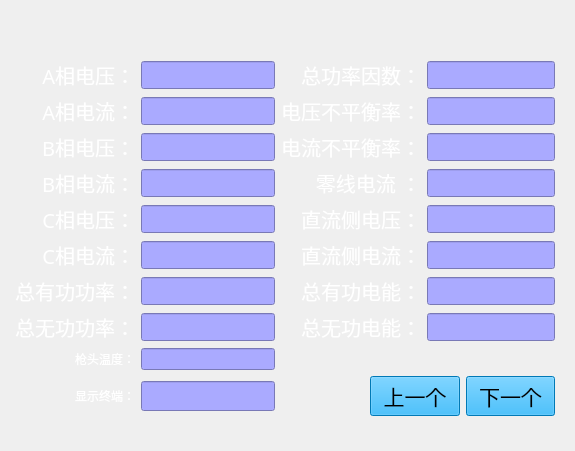
<?xml version="1.0" encoding="UTF-8"?>
<ui version="4.0">
 <class>TerminalInformation</class>
 <widget class="QWidget" name="TerminalInformation">
  <property name="geometry">
   <rect>
    <x>0</x>
    <y>0</y>
    <width>575</width>
    <height>451</height>
   </rect>
  </property>
  <property name="windowTitle">
   <string>Form</string>
  </property>
  <property name="styleSheet">
   <string notr="true"/>
  </property>
  <layout class="QHBoxLayout" name="horizontalLayout_5">
   <property name="sizeConstraint">
    <enum>QLayout::SetMinAndMaxSize</enum>
   </property>
   <property name="leftMargin">
    <number>0</number>
   </property>
   <property name="rightMargin">
    <number>20</number>
   </property>
   <item>
    <layout class="QVBoxLayout" name="verticalLayout_2" stretch="2,11,1">
     <property name="sizeConstraint">
      <enum>QLayout::SetMinAndMaxSize</enum>
     </property>
     <item>
      <spacer name="verticalSpacer_2">
       <property name="orientation">
        <enum>Qt::Vertical</enum>
       </property>
       <property name="sizeHint" stdset="0">
        <size>
         <width>20</width>
         <height>40</height>
        </size>
       </property>
      </spacer>
     </item>
     <item>
      <layout class="QVBoxLayout" name="verticalLayout" stretch="13,1,2">
       <property name="sizeConstraint">
        <enum>QLayout::SetMinAndMaxSize</enum>
       </property>
       <item>
        <layout class="QHBoxLayout" name="horizontalLayout" stretch="1,1">
         <property name="sizeConstraint">
          <enum>QLayout::SetMinAndMaxSize</enum>
         </property>
         <item>
          <layout class="QGridLayout" name="gridLayout" columnstretch="1,1">
           <property name="sizeConstraint">
            <enum>QLayout::SetMinAndMaxSize</enum>
           </property>
           <item row="3" column="1">
            <widget class="QLineEdit" name="showBPhaseElectricity">
             <property name="sizePolicy">
              <sizepolicy hsizetype="Preferred" vsizetype="Preferred">
               <horstretch>0</horstretch>
               <verstretch>0</verstretch>
              </sizepolicy>
             </property>
             <property name="maximumSize">
              <size>
               <width>16777215</width>
               <height>28</height>
              </size>
             </property>
             <property name="styleSheet">
              <string notr="true">font: 15pt &quot;Adobe Arabic&quot;;
background-color: rgb(170, 170, 255);</string>
             </property>
             <property name="readOnly">
              <bool>true</bool>
             </property>
            </widget>
           </item>
           <item row="1" column="0">
            <widget class="QLabel" name="labelAPhaseElectricity">
             <property name="font">
              <font>
               <family>Sans Serif</family>
               <pointsize>15</pointsize>
               <weight>50</weight>
               <italic>false</italic>
               <bold>false</bold>
              </font>
             </property>
             <property name="styleSheet">
              <string notr="true">font: 15pt &quot;Sans Serif&quot;;
color: rgb(255, 255, 255);</string>
             </property>
             <property name="text">
              <string>A相电流：</string>
             </property>
             <property name="alignment">
              <set>Qt::AlignRight|Qt::AlignTrailing|Qt::AlignVCenter</set>
             </property>
            </widget>
           </item>
           <item row="7" column="0">
            <widget class="QLabel" name="labelTotalReactivePower">
             <property name="font">
              <font>
               <family>Sans Serif</family>
               <pointsize>15</pointsize>
               <weight>50</weight>
               <italic>false</italic>
               <bold>false</bold>
              </font>
             </property>
             <property name="styleSheet">
              <string notr="true">font: 15pt &quot;Sans Serif&quot;;
color: rgb(255, 255, 255);</string>
             </property>
             <property name="text">
              <string>总无功功率：</string>
             </property>
             <property name="alignment">
              <set>Qt::AlignRight|Qt::AlignTrailing|Qt::AlignVCenter</set>
             </property>
            </widget>
           </item>
           <item row="7" column="1">
            <widget class="QLineEdit" name="showTotalReactivePower">
             <property name="sizePolicy">
              <sizepolicy hsizetype="Preferred" vsizetype="Preferred">
               <horstretch>0</horstretch>
               <verstretch>0</verstretch>
              </sizepolicy>
             </property>
             <property name="maximumSize">
              <size>
               <width>16777215</width>
               <height>28</height>
              </size>
             </property>
             <property name="styleSheet">
              <string notr="true">font: 15pt &quot;Adobe Arabic&quot;;
background-color: rgb(170, 170, 255);</string>
             </property>
             <property name="readOnly">
              <bool>true</bool>
             </property>
            </widget>
           </item>
           <item row="5" column="0">
            <widget class="QLabel" name="labelCPhaseElectricity">
             <property name="font">
              <font>
               <family>Sans Serif</family>
               <pointsize>15</pointsize>
               <weight>50</weight>
               <italic>false</italic>
               <bold>false</bold>
              </font>
             </property>
             <property name="styleSheet">
              <string notr="true">font: 15pt &quot;Sans Serif&quot;;
color: rgb(255, 255, 255);</string>
             </property>
             <property name="text">
              <string>C相电流：</string>
             </property>
             <property name="alignment">
              <set>Qt::AlignRight|Qt::AlignTrailing|Qt::AlignVCenter</set>
             </property>
            </widget>
           </item>
           <item row="0" column="1">
            <widget class="QLineEdit" name="showAPhaseVoltage">
             <property name="sizePolicy">
              <sizepolicy hsizetype="Preferred" vsizetype="Preferred">
               <horstretch>0</horstretch>
               <verstretch>0</verstretch>
              </sizepolicy>
             </property>
             <property name="maximumSize">
              <size>
               <width>16777215</width>
               <height>28</height>
              </size>
             </property>
             <property name="styleSheet">
              <string notr="true">
font: 15pt &quot;Adobe Arabic&quot;;
background-color: rgb(170, 170, 255);</string>
             </property>
             <property name="text">
              <string/>
             </property>
             <property name="readOnly">
              <bool>true</bool>
             </property>
            </widget>
           </item>
           <item row="6" column="0">
            <widget class="QLabel" name="labelTotalActivePower">
             <property name="font">
              <font>
               <family>Sans Serif</family>
               <pointsize>15</pointsize>
               <weight>50</weight>
               <italic>false</italic>
               <bold>false</bold>
              </font>
             </property>
             <property name="styleSheet">
              <string notr="true">font: 15pt &quot;Sans Serif&quot;;
color: rgb(255, 255, 255);</string>
             </property>
             <property name="text">
              <string>总有功功率：</string>
             </property>
             <property name="alignment">
              <set>Qt::AlignRight|Qt::AlignTrailing|Qt::AlignVCenter</set>
             </property>
            </widget>
           </item>
           <item row="3" column="0">
            <widget class="QLabel" name="labelBPhaseElectricity">
             <property name="font">
              <font>
               <family>Sans Serif</family>
               <pointsize>15</pointsize>
               <weight>50</weight>
               <italic>false</italic>
               <bold>false</bold>
              </font>
             </property>
             <property name="styleSheet">
              <string notr="true">font: 15pt &quot;Sans Serif&quot;;
color: rgb(255, 255, 255);</string>
             </property>
             <property name="text">
              <string>B相电流：</string>
             </property>
             <property name="alignment">
              <set>Qt::AlignRight|Qt::AlignTrailing|Qt::AlignVCenter</set>
             </property>
            </widget>
           </item>
           <item row="5" column="1">
            <widget class="QLineEdit" name="showCPhaseElectricity">
             <property name="sizePolicy">
              <sizepolicy hsizetype="Preferred" vsizetype="Preferred">
               <horstretch>0</horstretch>
               <verstretch>0</verstretch>
              </sizepolicy>
             </property>
             <property name="maximumSize">
              <size>
               <width>16777215</width>
               <height>28</height>
              </size>
             </property>
             <property name="styleSheet">
              <string notr="true">font: 15pt &quot;Adobe Arabic&quot;;
background-color: rgb(170, 170, 255);</string>
             </property>
             <property name="readOnly">
              <bool>true</bool>
             </property>
            </widget>
           </item>
           <item row="0" column="0">
            <widget class="QLabel" name="labelAPhaseVoltage">
             <property name="font">
              <font>
               <family>Sans Serif</family>
               <pointsize>15</pointsize>
               <weight>50</weight>
               <italic>false</italic>
               <bold>false</bold>
              </font>
             </property>
             <property name="styleSheet">
              <string notr="true">font: 15pt &quot;Sans Serif&quot;;
color: rgb(255, 255, 255);</string>
             </property>
             <property name="text">
              <string>A相电压：</string>
             </property>
             <property name="alignment">
              <set>Qt::AlignRight|Qt::AlignTrailing|Qt::AlignVCenter</set>
             </property>
            </widget>
           </item>
           <item row="2" column="1">
            <widget class="QLineEdit" name="showBPhaseVoltage">
             <property name="sizePolicy">
              <sizepolicy hsizetype="Preferred" vsizetype="Preferred">
               <horstretch>0</horstretch>
               <verstretch>0</verstretch>
              </sizepolicy>
             </property>
             <property name="maximumSize">
              <size>
               <width>16777215</width>
               <height>28</height>
              </size>
             </property>
             <property name="styleSheet">
              <string notr="true">font: 15pt &quot;Adobe Arabic&quot;;
background-color: rgb(170, 170, 255);</string>
             </property>
             <property name="readOnly">
              <bool>true</bool>
             </property>
            </widget>
           </item>
           <item row="1" column="1">
            <widget class="QLineEdit" name="showAPhaseElectricity">
             <property name="sizePolicy">
              <sizepolicy hsizetype="Preferred" vsizetype="Preferred">
               <horstretch>0</horstretch>
               <verstretch>0</verstretch>
              </sizepolicy>
             </property>
             <property name="maximumSize">
              <size>
               <width>16777215</width>
               <height>28</height>
              </size>
             </property>
             <property name="acceptDrops">
              <bool>true</bool>
             </property>
             <property name="styleSheet">
              <string notr="true">font: 15pt &quot;Adobe Arabic&quot;;
background-color: rgb(170, 170, 255);</string>
             </property>
             <property name="text">
              <string/>
             </property>
             <property name="readOnly">
              <bool>true</bool>
             </property>
            </widget>
           </item>
           <item row="6" column="1">
            <widget class="QLineEdit" name="showTotalActivePower">
             <property name="sizePolicy">
              <sizepolicy hsizetype="Preferred" vsizetype="Preferred">
               <horstretch>0</horstretch>
               <verstretch>0</verstretch>
              </sizepolicy>
             </property>
             <property name="maximumSize">
              <size>
               <width>16777215</width>
               <height>28</height>
              </size>
             </property>
             <property name="styleSheet">
              <string notr="true">font: 15pt &quot;Adobe Arabic&quot;;
background-color: rgb(170, 170, 255);</string>
             </property>
             <property name="readOnly">
              <bool>true</bool>
             </property>
            </widget>
           </item>
           <item row="2" column="0">
            <widget class="QLabel" name="labelBPhaseVoltage">
             <property name="font">
              <font>
               <family>Sans Serif</family>
               <pointsize>15</pointsize>
               <weight>50</weight>
               <italic>false</italic>
               <bold>false</bold>
              </font>
             </property>
             <property name="styleSheet">
              <string notr="true">font: 15pt &quot;Sans Serif&quot;;
color: rgb(255, 255, 255);</string>
             </property>
             <property name="text">
              <string>B相电压：</string>
             </property>
             <property name="alignment">
              <set>Qt::AlignRight|Qt::AlignTrailing|Qt::AlignVCenter</set>
             </property>
            </widget>
           </item>
           <item row="4" column="1">
            <widget class="QLineEdit" name="showCPhaseVoltage">
             <property name="sizePolicy">
              <sizepolicy hsizetype="Preferred" vsizetype="Preferred">
               <horstretch>0</horstretch>
               <verstretch>0</verstretch>
              </sizepolicy>
             </property>
             <property name="maximumSize">
              <size>
               <width>16777215</width>
               <height>28</height>
              </size>
             </property>
             <property name="styleSheet">
              <string notr="true">font: 15pt &quot;Adobe Arabic&quot;;
background-color: rgb(170, 170, 255);</string>
             </property>
             <property name="readOnly">
              <bool>true</bool>
             </property>
            </widget>
           </item>
           <item row="4" column="0">
            <widget class="QLabel" name="labelCPhaseVoltage">
             <property name="font">
              <font>
               <family>Sans Serif</family>
               <pointsize>15</pointsize>
               <weight>50</weight>
               <italic>false</italic>
               <bold>false</bold>
              </font>
             </property>
             <property name="styleSheet">
              <string notr="true">font: 15pt &quot;Sans Serif&quot;;
color: rgb(255, 255, 255);</string>
             </property>
             <property name="text">
              <string>C相电压：</string>
             </property>
             <property name="alignment">
              <set>Qt::AlignRight|Qt::AlignTrailing|Qt::AlignVCenter</set>
             </property>
            </widget>
           </item>
           <item row="8" column="0">
            <widget class="QLabel" name="labelshowGunTemperature">
             <property name="styleSheet">
              <string notr="true">font: 15pt &quot;Sans Serif&quot;;
color: rgb(255, 255, 255);</string>
             </property>
             <property name="text">
              <string>枪头温度：</string>
             </property>
             <property name="alignment">
              <set>Qt::AlignRight|Qt::AlignTrailing|Qt::AlignVCenter</set>
             </property>
            </widget>
           </item>
           <item row="8" column="1">
            <widget class="QLineEdit" name="showGunTemperature">
             <property name="sizePolicy">
              <sizepolicy hsizetype="Preferred" vsizetype="Preferred">
               <horstretch>0</horstretch>
               <verstretch>0</verstretch>
              </sizepolicy>
             </property>
             <property name="maximumSize">
              <size>
               <width>16777215</width>
               <height>28</height>
              </size>
             </property>
             <property name="styleSheet">
              <string notr="true">font: 15pt &quot;Adobe Arabic&quot;;
background-color: rgb(170, 170, 255);</string>
             </property>
             <property name="readOnly">
              <bool>true</bool>
             </property>
            </widget>
           </item>
          </layout>
         </item>
         <item>
          <layout class="QGridLayout" name="gridLayout_2" columnstretch="1,1">
           <property name="sizeConstraint">
            <enum>QLayout::SetMinAndMaxSize</enum>
           </property>
           <item row="4" column="0">
            <widget class="QLabel" name="labelDCSideVoltage">
             <property name="font">
              <font>
               <family>Sans Serif</family>
               <pointsize>15</pointsize>
               <weight>50</weight>
               <italic>false</italic>
               <bold>false</bold>
              </font>
             </property>
             <property name="styleSheet">
              <string notr="true">font: 15pt &quot;Sans Serif&quot;;
color: rgb(255, 255, 255);</string>
             </property>
             <property name="text">
              <string>直流侧电压：</string>
             </property>
             <property name="alignment">
              <set>Qt::AlignRight|Qt::AlignTrailing|Qt::AlignVCenter</set>
             </property>
            </widget>
           </item>
           <item row="5" column="0">
            <widget class="QLabel" name="labelDCSideElectricity">
             <property name="font">
              <font>
               <family>Sans Serif</family>
               <pointsize>15</pointsize>
               <weight>50</weight>
               <italic>false</italic>
               <bold>false</bold>
              </font>
             </property>
             <property name="styleSheet">
              <string notr="true">font: 15pt &quot;Sans Serif&quot;;
color: rgb(255, 255, 255);</string>
             </property>
             <property name="text">
              <string>直流侧电流：</string>
             </property>
             <property name="alignment">
              <set>Qt::AlignRight|Qt::AlignTrailing|Qt::AlignVCenter</set>
             </property>
            </widget>
           </item>
           <item row="2" column="1">
            <widget class="QLineEdit" name="showElectricityUnbalanceRate">
             <property name="sizePolicy">
              <sizepolicy hsizetype="Preferred" vsizetype="Preferred">
               <horstretch>0</horstretch>
               <verstretch>0</verstretch>
              </sizepolicy>
             </property>
             <property name="maximumSize">
              <size>
               <width>16777215</width>
               <height>28</height>
              </size>
             </property>
             <property name="styleSheet">
              <string notr="true">font: 15pt &quot;Adobe Arabic&quot;;
background-color: rgb(170, 170, 255);</string>
             </property>
             <property name="readOnly">
              <bool>true</bool>
             </property>
            </widget>
           </item>
           <item row="0" column="0">
            <widget class="QLabel" name="labelTotalPowerFactor">
             <property name="font">
              <font>
               <family>Sans Serif</family>
               <pointsize>15</pointsize>
               <weight>50</weight>
               <italic>false</italic>
               <bold>false</bold>
              </font>
             </property>
             <property name="styleSheet">
              <string notr="true">font: 15pt &quot;Sans Serif&quot;;
color: rgb(255, 255, 255);</string>
             </property>
             <property name="text">
              <string>总功率因数：</string>
             </property>
             <property name="alignment">
              <set>Qt::AlignRight|Qt::AlignTrailing|Qt::AlignVCenter</set>
             </property>
            </widget>
           </item>
           <item row="3" column="0">
            <widget class="QLabel" name="labelNeutralLineElectricity">
             <property name="font">
              <font>
               <family>Sans Serif</family>
               <pointsize>15</pointsize>
               <weight>50</weight>
               <italic>false</italic>
               <bold>false</bold>
              </font>
             </property>
             <property name="styleSheet">
              <string notr="true">font: 15pt &quot;Sans Serif&quot;;
color: rgb(255, 255, 255);</string>
             </property>
             <property name="text">
              <string>零线电流 ：</string>
             </property>
             <property name="alignment">
              <set>Qt::AlignRight|Qt::AlignTrailing|Qt::AlignVCenter</set>
             </property>
            </widget>
           </item>
           <item row="5" column="1">
            <widget class="QLineEdit" name="showDCSideElectricity">
             <property name="sizePolicy">
              <sizepolicy hsizetype="Preferred" vsizetype="Preferred">
               <horstretch>0</horstretch>
               <verstretch>0</verstretch>
              </sizepolicy>
             </property>
             <property name="maximumSize">
              <size>
               <width>16777215</width>
               <height>28</height>
              </size>
             </property>
             <property name="styleSheet">
              <string notr="true">font: 15pt &quot;Adobe Arabic&quot;;
background-color: rgb(170, 170, 255);</string>
             </property>
             <property name="readOnly">
              <bool>true</bool>
             </property>
            </widget>
           </item>
           <item row="6" column="0">
            <widget class="QLabel" name="labelTotalActiveEnergy">
             <property name="font">
              <font>
               <family>Sans Serif</family>
               <pointsize>15</pointsize>
               <weight>50</weight>
               <italic>false</italic>
               <bold>false</bold>
              </font>
             </property>
             <property name="styleSheet">
              <string notr="true">font: 15pt &quot;Sans Serif&quot;;
color: rgb(255, 255, 255);</string>
             </property>
             <property name="text">
              <string>总有功电能：</string>
             </property>
             <property name="alignment">
              <set>Qt::AlignRight|Qt::AlignTrailing|Qt::AlignVCenter</set>
             </property>
            </widget>
           </item>
           <item row="6" column="1">
            <widget class="QLineEdit" name="showTotalActiveEnergy">
             <property name="sizePolicy">
              <sizepolicy hsizetype="Preferred" vsizetype="Preferred">
               <horstretch>0</horstretch>
               <verstretch>0</verstretch>
              </sizepolicy>
             </property>
             <property name="maximumSize">
              <size>
               <width>16777215</width>
               <height>28</height>
              </size>
             </property>
             <property name="styleSheet">
              <string notr="true">font: 15pt &quot;Adobe Arabic&quot;;
background-color: rgb(170, 170, 255);</string>
             </property>
             <property name="readOnly">
              <bool>true</bool>
             </property>
            </widget>
           </item>
           <item row="4" column="1">
            <widget class="QLineEdit" name="showDCSideVoltage">
             <property name="sizePolicy">
              <sizepolicy hsizetype="Preferred" vsizetype="Preferred">
               <horstretch>0</horstretch>
               <verstretch>0</verstretch>
              </sizepolicy>
             </property>
             <property name="maximumSize">
              <size>
               <width>16777215</width>
               <height>28</height>
              </size>
             </property>
             <property name="styleSheet">
              <string notr="true">font: 15pt &quot;Adobe Arabic&quot;;
background-color: rgb(170, 170, 255);</string>
             </property>
             <property name="readOnly">
              <bool>true</bool>
             </property>
            </widget>
           </item>
           <item row="2" column="0">
            <widget class="QLabel" name="labelElectricityUnbalanceRate">
             <property name="font">
              <font>
               <family>Sans Serif</family>
               <pointsize>15</pointsize>
               <weight>50</weight>
               <italic>false</italic>
               <bold>false</bold>
              </font>
             </property>
             <property name="styleSheet">
              <string notr="true">font: 15pt &quot;Sans Serif&quot;;
color: rgb(255, 255, 255);</string>
             </property>
             <property name="text">
              <string>电流不平衡率：</string>
             </property>
             <property name="alignment">
              <set>Qt::AlignRight|Qt::AlignTrailing|Qt::AlignVCenter</set>
             </property>
            </widget>
           </item>
           <item row="7" column="1">
            <widget class="QLineEdit" name="showTotalReactiveEnergy">
             <property name="sizePolicy">
              <sizepolicy hsizetype="Preferred" vsizetype="Preferred">
               <horstretch>0</horstretch>
               <verstretch>0</verstretch>
              </sizepolicy>
             </property>
             <property name="maximumSize">
              <size>
               <width>16777215</width>
               <height>28</height>
              </size>
             </property>
             <property name="styleSheet">
              <string notr="true">font: 15pt &quot;Adobe Arabic&quot;;
background-color: rgb(170, 170, 255);</string>
             </property>
             <property name="readOnly">
              <bool>true</bool>
             </property>
            </widget>
           </item>
           <item row="1" column="0">
            <widget class="QLabel" name="labelVoltageUnbalanceRate">
             <property name="font">
              <font>
               <family>Sans Serif</family>
               <pointsize>15</pointsize>
               <weight>50</weight>
               <italic>false</italic>
               <bold>false</bold>
              </font>
             </property>
             <property name="styleSheet">
              <string notr="true">font: 15pt &quot;Sans Serif&quot;;
color: rgb(255, 255, 255);</string>
             </property>
             <property name="text">
              <string>电压不平衡率：</string>
             </property>
             <property name="alignment">
              <set>Qt::AlignRight|Qt::AlignTrailing|Qt::AlignVCenter</set>
             </property>
            </widget>
           </item>
           <item row="1" column="1">
            <widget class="QLineEdit" name="showVoltageUnbalanceRate">
             <property name="sizePolicy">
              <sizepolicy hsizetype="Preferred" vsizetype="Preferred">
               <horstretch>0</horstretch>
               <verstretch>0</verstretch>
              </sizepolicy>
             </property>
             <property name="maximumSize">
              <size>
               <width>16777215</width>
               <height>28</height>
              </size>
             </property>
             <property name="styleSheet">
              <string notr="true">font: 15pt &quot;Adobe Arabic&quot;;
background-color: rgb(170, 170, 255);</string>
             </property>
             <property name="readOnly">
              <bool>true</bool>
             </property>
            </widget>
           </item>
           <item row="3" column="1">
            <widget class="QLineEdit" name="showNeutralLineElectricity">
             <property name="sizePolicy">
              <sizepolicy hsizetype="Preferred" vsizetype="Preferred">
               <horstretch>0</horstretch>
               <verstretch>0</verstretch>
              </sizepolicy>
             </property>
             <property name="maximumSize">
              <size>
               <width>16777215</width>
               <height>28</height>
              </size>
             </property>
             <property name="styleSheet">
              <string notr="true">font: 15pt &quot;Adobe Arabic&quot;;
background-color: rgb(170, 170, 255);</string>
             </property>
             <property name="readOnly">
              <bool>true</bool>
             </property>
            </widget>
           </item>
           <item row="7" column="0">
            <widget class="QLabel" name="labelTotalReactiveEnergy">
             <property name="font">
              <font>
               <family>Sans Serif</family>
               <pointsize>15</pointsize>
               <weight>50</weight>
               <italic>false</italic>
               <bold>false</bold>
              </font>
             </property>
             <property name="styleSheet">
              <string notr="true">font: 15pt &quot;Sans Serif&quot;;
color: rgb(255, 255, 255);</string>
             </property>
             <property name="text">
              <string>总无功电能：</string>
             </property>
             <property name="alignment">
              <set>Qt::AlignRight|Qt::AlignTrailing|Qt::AlignVCenter</set>
             </property>
            </widget>
           </item>
           <item row="0" column="1">
            <widget class="QLineEdit" name="showTotalPowerFactor">
             <property name="sizePolicy">
              <sizepolicy hsizetype="Preferred" vsizetype="Preferred">
               <horstretch>0</horstretch>
               <verstretch>0</verstretch>
              </sizepolicy>
             </property>
             <property name="maximumSize">
              <size>
               <width>16777215</width>
               <height>28</height>
              </size>
             </property>
             <property name="styleSheet">
              <string notr="true">font: 15pt &quot;Adobe Arabic&quot;;
background-color: rgb(170, 170, 255);</string>
             </property>
             <property name="readOnly">
              <bool>true</bool>
             </property>
            </widget>
           </item>
           <item row="8" column="0">
            <widget class="QLabel" name="labelNothing">
             <property name="text">
              <string/>
             </property>
            </widget>
           </item>
          </layout>
         </item>
        </layout>
       </item>
       <item>
        <spacer name="verticalSpacer">
         <property name="orientation">
          <enum>Qt::Vertical</enum>
         </property>
         <property name="sizeHint" stdset="0">
          <size>
           <width>20</width>
           <height>18</height>
          </size>
         </property>
        </spacer>
       </item>
       <item>
        <layout class="QHBoxLayout" name="horizontalLayout_4" stretch="1,1">
         <property name="sizeConstraint">
          <enum>QLayout::SetMinAndMaxSize</enum>
         </property>
         <item>
          <layout class="QHBoxLayout" name="horizontalLayout_2" stretch="1,1">
           <property name="sizeConstraint">
            <enum>QLayout::SetMinAndMaxSize</enum>
           </property>
           <item>
            <widget class="QLabel" name="label">
             <property name="styleSheet">
              <string notr="true">font: 15pt &quot;Sans Serif&quot;;
color: rgb(255, 255, 255);</string>
             </property>
             <property name="text">
              <string>显示终端：</string>
             </property>
             <property name="alignment">
              <set>Qt::AlignRight|Qt::AlignTrailing|Qt::AlignVCenter</set>
             </property>
            </widget>
           </item>
           <item>
            <widget class="LineEditKeyboard" name="lineEditTerminalNum">
             <property name="sizePolicy">
              <sizepolicy hsizetype="Expanding" vsizetype="Expanding">
               <horstretch>0</horstretch>
               <verstretch>0</verstretch>
              </sizepolicy>
             </property>
             <property name="maximumSize">
              <size>
               <width>16777215</width>
               <height>30</height>
              </size>
             </property>
             <property name="font">
              <font>
               <pointsize>15</pointsize>
              </font>
             </property>
             <property name="styleSheet">
              <string notr="true">background-color: rgb(170, 170, 255);</string>
             </property>
            </widget>
           </item>
          </layout>
         </item>
         <item>
          <layout class="QHBoxLayout" name="horizontalLayout_3" stretch="1,1,1">
           <property name="sizeConstraint">
            <enum>QLayout::SetMinAndMaxSize</enum>
           </property>
           <item>
            <spacer name="horizontalSpacer">
             <property name="orientation">
              <enum>Qt::Horizontal</enum>
             </property>
             <property name="sizeHint" stdset="0">
              <size>
               <width>48</width>
               <height>17</height>
              </size>
             </property>
            </spacer>
           </item>
           <item>
            <widget class="QPushButton" name="buttonUp">
             <property name="focusPolicy">
              <enum>Qt::NoFocus</enum>
             </property>
             <property name="styleSheet">
              <string notr="true">QPushButton { background-color: rgb(0, 170, 255); color: rgb(0, 0, 0); } 
QPushButton:hover:pressed{ background-color: rgb(0,0,127); color:rgb(255, 255, 255);} 
QPushButton:hover:!pressed{ background-color: rgb(0, 170, 255); color: rgb(0, 0, 0); }
QPushButton {font: 16pt ; } </string>
             </property>
             <property name="text">
              <string>上一个</string>
             </property>
            </widget>
           </item>
           <item>
            <widget class="QPushButton" name="buttonDown">
             <property name="focusPolicy">
              <enum>Qt::NoFocus</enum>
             </property>
             <property name="styleSheet">
              <string notr="true">QPushButton { background-color: rgb(0, 170, 255); color: rgb(0, 0, 0); } 
QPushButton:hover:pressed{ background-color: rgb(0,0,127); color:rgb(255, 255, 255);} 
QPushButton:hover:!pressed{ background-color: rgb(0, 170, 255); color: rgb(0, 0, 0); }
QPushButton {font: 16pt ; } </string>
             </property>
             <property name="text">
              <string>下一个</string>
             </property>
            </widget>
           </item>
          </layout>
         </item>
        </layout>
       </item>
      </layout>
     </item>
     <item>
      <spacer name="verticalSpacer_3">
       <property name="orientation">
        <enum>Qt::Vertical</enum>
       </property>
       <property name="sizeHint" stdset="0">
        <size>
         <width>20</width>
         <height>40</height>
        </size>
       </property>
      </spacer>
     </item>
    </layout>
   </item>
  </layout>
 </widget>
 <customwidgets>
  <customwidget>
   <class>LineEditKeyboard</class>
   <extends>QLineEdit</extends>
   <header>LineEditKeyboard.h</header>
  </customwidget>
 </customwidgets>
 <resources/>
 <connections/>
</ui>
